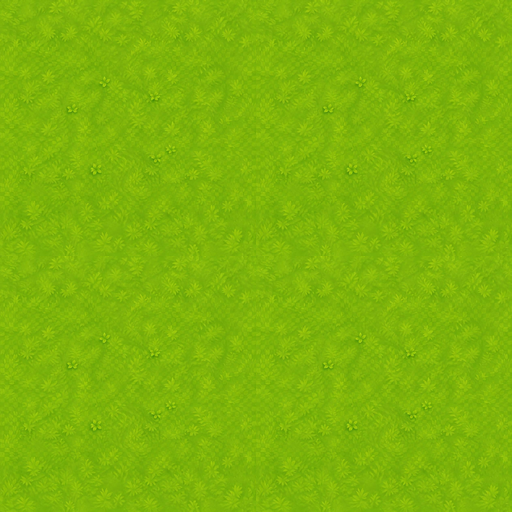
#> input picture Math-Quest-Assets/pipeline/debug/tile-preview-mq-grass-tile.png, 512 x 512 px, given in place of mq-dino-idle.jpg, which was not available
$ python run_prepare.py
#> lines starting #> are read from the running program, lines starting #| are printed output that depends on the picture; pictures that were not available may be replaced by others from this repository, and a replacement may not be noted
### Math-Quest-Assets/pipeline/mq_img.py
"""Image processing library for the Math Quest asset pipeline.

Implements: checkerboard/background removal (true alpha matting), edge
feathering + color decontamination, sheet crop detection by projection
profiles, tile seamlessness metrics and seamlessizing, debug composites.

Only numpy + Pillow are used so the pipeline is reproducible anywhere.
"""
import numpy as np
from PIL import Image, ImageDraw, ImageFont

# --------------------------------------------------------------------------
# IO
# --------------------------------------------------------------------------
def load_rgb(path):
    im = Image.open(path)
#> im is the input picture: PIL image 512x512 RGB; mean R, G, B 126.5, 180, 10.3
    im.load()
    if im.mode != "RGB":
        im = im.convert("RGB")
    return np.asarray(im).astype(np.float64)

def save_rgba(arr, path):
    rgba = np.clip(arr, 0, 255).astype(np.uint8)
    Image.fromarray(rgba, "RGBA").save(path)

# [4 lines left out: function save_rgb, not called in this run]

# --------------------------------------------------------------------------
# Background detection
# --------------------------------------------------------------------------
def border_ring(img, frac=0.05):
#> called with frac = 0.05
    h, w, _ = img.shape
#> h = 512; w = 512
    bh = max(2, int(h * frac)); bw = max(2, int(w * frac))
#> after `bh = max(2, int(h * frac))`: bh = 25
#> after `bw = max(2, int(w * frac))`: bw = 25
    parts = [img[:bh].reshape(-1, 3), img[-bh:].reshape(-1, 3),
             img[:, :bw].reshape(-1, 3), img[:, -bw:].reshape(-1, 3)]
    return np.concatenate(parts, axis=0)

def detect_bg_colors(img):
    """Learn up to two dominant border colors (checker tones / plain bg)."""
    ring = border_ring(img)
    q = (ring // 16).astype(np.int32)
    vals, counts = np.unique(q, axis=0, return_counts=True)
#> vals = 13 rows, first 8: [6, 10, 0], [7, 10, 0], [7, 11, 0], [7, 11, 1], [8, 11, 0], [8, 11, 1], [8, 12, 0], [8, 12, 1]; counts = [282, 10050, 17872, 86, 19516, 1042, 818, 134, 86, 10, 1008, 292, 4]
    order = np.argsort(-counts)
#> order = [4, 2, 1, 5, 10, 6, 11, 0, 7, 3, 8, 9, 12]
    centers = []
    for idx in order:
        c = (vals[idx] + 0.5) * 16
        if all(np.abs(c - cc).max() > 40 for cc in centers):
            centers.append(np.array(c, dtype=np.float64))
        if len(centers) >= 2:
            break
#> this loop made 13 passes
#> (idx, c) on passes 1, 3, 4, 5, 7, 8, 9, 10, 11, 12: (4, [136, 184, 8]), (1, [120, 168, 8]), (5, [136, 184, 24]), (10, [152, 200, 8]), (11, [152, 200, 24]), (0, [104, 168, 8]), (7, [136, 200, 24]), (3, [120, 184, 24]), (8, [152, 184, 8]), (9, [152, 184, 24])
#> c on passes 2, 6, 13: [120, 184, 8], [136, 200, 8], [168, 200, 24]
#> after the loop, centers = [[136, 184, 8]]
    refined = []
    for c in centers:
        d = np.abs(ring - c).max(axis=1)
        sel = ring[d < 24]
        refined.append(sel.mean(axis=0) if len(sel) > 4 else c)
#> this loop made 1 pass
#> after the loop, refined = [[127.4, 180.6, 10.42]]
    return refined

# [4 lines left out: function neutral_bright, not called in this run]

def candidate_mask(img, bg_colors, tol, neutral_min=186, neutral_span=30):
    d_min = None
    for c in bg_colors:
        d = np.abs(img - c.reshape(1, 1, 3)).max(axis=2)
        d_min = d if d_min is None else np.minimum(d_min, d)
    neutral = (img.min(axis=2) >= neutral_min) & ((img.max(axis=2) - img.min(axis=2)) <= neutral_span)
    return (d_min < tol) | neutral

def dilate8(mask):
    h, w = mask.shape
    buf = np.zeros((h + 2, w + 2), dtype=bool)
    buf[1:-1, 1:-1] = mask
    out = buf[:-2, 1:-1].copy()          # up
    out |= buf[2:, 1:-1]                 # down
    out |= buf[1:-1, :-2]                # left
    out |= buf[1:-1, 2:]                 # right
    out |= buf[:-2, :-2] | buf[:-2, 2:]  # upper corners
    out |= buf[2:, :-2] | buf[2:, 2:]    # lower corners
    return out

def border_connected_fill(cand):
    """Flood fill: candidate pixels connected to the image border (8-neighborhood).
    Guarantees no interior holes are punched into the subject."""
    h, w = cand.shape
    m = np.zeros((h, w), dtype=bool)
    m[0, :] = cand[0, :]; m[-1, :] = cand[-1, :]
    m[:, 0] |= cand[:, 0]; m[:, -1] |= cand[:, -1]
    cand &= ~m  # update in place; NOTE caller passes a copy
    while True:
        grow = dilate8(m) & cand
        if not grow.any():
            break
        m |= grow
        cand &= ~m
    return m

def smoothstep(x):
    x = np.clip(x, 0.0, 1.0)
    return x * x * (3 - 2 * x)

def matte(img, max_tries=5, verbose=False):
    """Remove checkerboard/white background with true alpha matting.

    Returns (rgba_float_array, metrics_dict). Iterates tolerance escalation
    while loose neutral background junk ("paper frill" remnants, blocky
    leftovers) remains detectable inside the matte."""
    metrics = {}
    base_colors = detect_bg_colors(img)
#> base_colors = [[127.4, 180.6, 10.42]]
    tol = 24.0
    # Looser initial key: the AI renders pale "paper-frill" junk (min 170-200,
    # low chroma) around subjects; a strict key leaves blocky remnants.
    neutral_min, neutral_span = 176, 36
    out_rgb, a_edge = None, None
    for attempt in range(max_tries):
        colors = base_colors
        cand = candidate_mask(img, colors, tol, neutral_min, neutral_span).copy()
        fill = border_connected_fill(cand)
        fg = ~fill

        # alpha refinement: subject pixels adjacent to removed bg
        near_bg = dilate8(fill) & ~fill   # subject-side 1px ring
        # distance of each band pixel to nearest learned bg color
        d_min = None
        for c in colors:
            d = np.abs(img - c.reshape(1, 1, 3)).max(axis=2)
            d_min = d if d_min is None else np.minimum(d_min, d)
        alpha = fg.astype(np.float64)
        soft = 1.0 - smoothstep((d_min - (tol - 8)) / 20.0)
        a_edge = np.minimum(alpha, soft)          # don't raise interior alpha
        a_edge = np.where(near_bg, np.minimum(alpha, np.maximum(a_edge, 0.25)), alpha)
        # soften the bg-side fringe too (keeps AA leftover with low alpha)
        fringe = fill & dilate8(~fill)
        a_edge = np.where(fringe, 0.0, a_edge)

        # color decontamination on partial pixels (remove bg bleed)
        eye = a_edge < 1.0
        if eye.any():
            d0 = None
            for c in colors:
                d = np.abs(img - c.reshape(1, 1, 3)).max(axis=2)
                d0 = d if d0 is None else np.minimum(d0, d)
            c_near = colors[int(np.argmin([d0.mean(), 1e9]))] if len(colors) == 1 else None
            if len(colors) > 1:
                d1 = np.abs(img - colors[0].reshape(1, 1, 3)).max(axis=2)
                d2 = np.abs(img - colors[1].reshape(1, 1, 3)).max(axis=2)
                pick_first = (d1 <= d2)
                c_near = np.where(pick_first[..., None], colors[0].reshape(1, 1, 3), colors[1].reshape(1, 1, 3))
            a_s = np.maximum(a_edge, 1e-3)[..., None]
            unmixed = (img - (1.0 - a_s) * c_near) / a_s
            out_rgb = np.where(eye[..., None], np.clip(unmixed, 0, 255), img)
        else:
            out_rgb = img

        # QA: leftovers = alpha>30 pixels that look like loose checker/paper
        # junk (pale neutral tones well inside the matte), i.e. frill remnants
        lo = (out_rgb.min(axis=2) >= 168) & ((out_rgb.max(axis=2) - out_rgb.min(axis=2)) <= 46)
        loose_junk = int((lo & (a_edge > 30)).sum())
        metrics = {
            "tol": tol, "neutral_min": neutral_min, "neutral_span": neutral_span,
            "bg_removed_pct": round(100.0 * fill.mean(), 2),
            "loose_junk_px": loose_junk,
        }
        if verbose:
            print(f"    attempt {attempt}: tol={tol} removed={metrics['bg_removed_pct']}% "
                  f"loose_junk={loose_junk}")
        if loose_junk < max(40, int(0.00003 * img.shape[0] * img.shape[1])):
            break
        tol += 6.0
        neutral_min = max(164, neutral_min - 6)
        neutral_span = min(52, neutral_span + 8)
#> this loop made 1 pass
#> loose_junk on pass 1: 0
#|     attempt 0: tol=24.0 removed=99.37% loose_junk=0
#> pass 1, in matte, `cand = candidate_mask(img, colors, tol, neutral_min, neutral_span).cop..`:
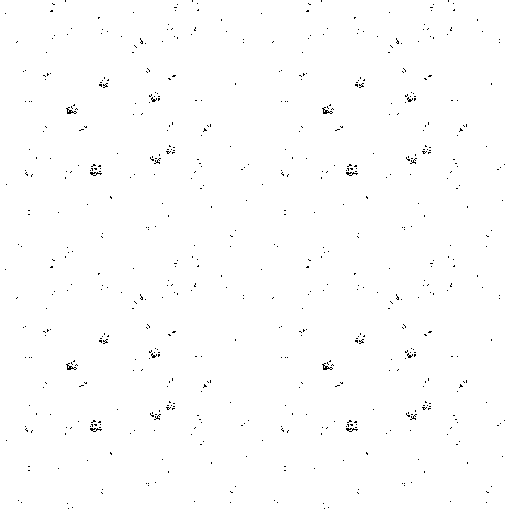
#> cand: shape (512, 512) bool; 99.4% white; black in thin lines or dots
#> pass 1, in border_connected_fill, `cand &= ~m`:
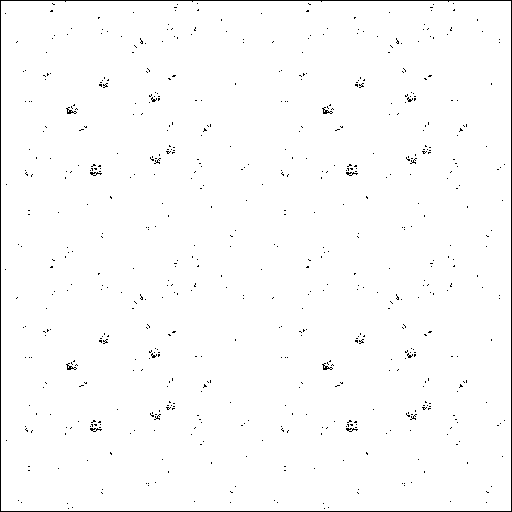
#> cand: shape (512, 512) bool; 98.6% white; black in thin lines or dots
#> after the loop:
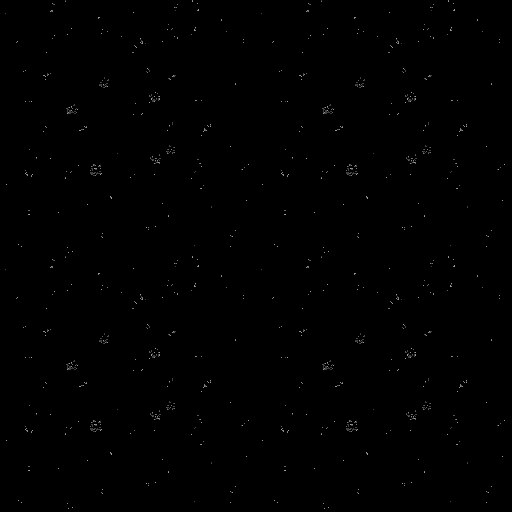
#> a_edge: shape (512, 512) float64; min 0, max 0.621, mean 0.00258
#> after the loop: alpha: shape (512, 512) float64; values 0 (black) and 1 (white), 0.63% white in thin lines or dots
#> after the loop:
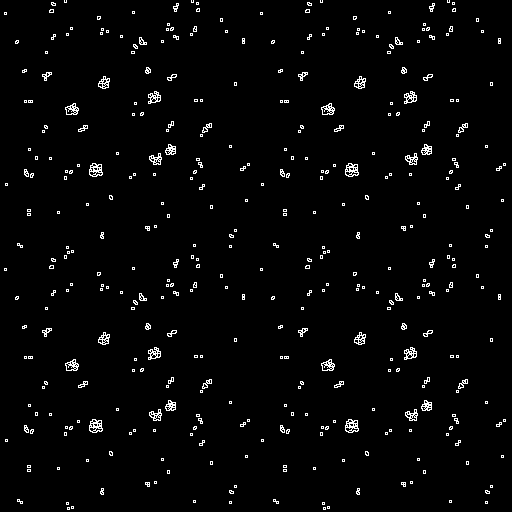
#> fringe: shape (512, 512) bool; 2.5% white in thin lines or dots
#> after the loop: near_bg: shape (512, 512) bool; 0.63% white in thin lines or dots
#> after the loop:
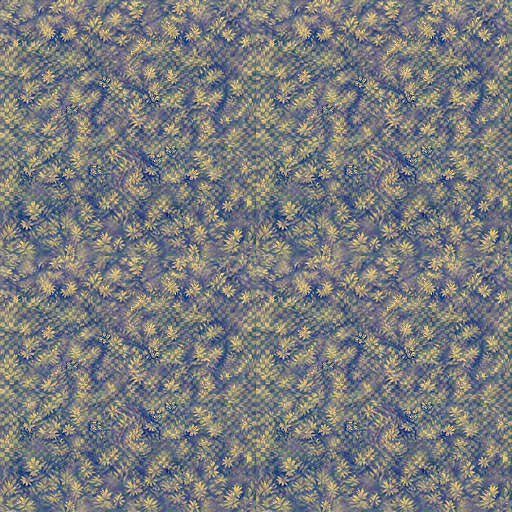
#> unmixed: shape (512, 512, 3) float64; mean R, G, B -756.8, -448.4, -144.2; drawn with min black and max white
#> after the loop, tol = 24
    rgba = np.dstack([out_rgb, a_edge * 255.0])
    return rgba, metrics

# --------------------------------------------------------------------------
# Debug composites
# --------------------------------------------------------------------------
def composite_over(rgba, color):
    a = rgba[..., 3:4] / 255.0
    return rgba[..., :3] * a + np.array(color, dtype=np.float64).reshape(1, 1, 3) * (1 - a)

# --------------------------------------------------------------------------
# Projection-profile crop detection
# --------------------------------------------------------------------------
# [105 lines left out: functions _bands, grid_from_alpha, grid_from_nonwhite, seam_metrics, make_seamless_by_inset, make_seamless_by_wrap_blend, not called in this run]

### Math-Quest-Assets/pipeline/run_prepare.py
"""Stage 1: produce all Math Quest production assets from source-prompts.

- Never touches files under source-prompts/ (read-only).
- Writes production files into public/assets/games/math-quest/<category>/.
- Writes QA metrics into pipeline/stage/metrics.json.
- Writes debug contact sheets + tile previews into pipeline/debug/.
"""
import json
import os
import sys

import numpy as np
from PIL import Image, ImageDraw

sys.path.insert(0, os.path.dirname(os.path.abspath(__file__)))
import mq_img as M
from config import (SINGLES, DECOR_SHEET_ID, DECOR_CROPS, THUMB_SHEET_SOURCE,
                    THUMB_CROPS, CATEGORY_OF, OUT, STAGE, DEBUG, BASE)

EXT = {"webp": ".webp"}
os.makedirs(STAGE, exist_ok=True)
os.makedirs(DEBUG, exist_ok=True)

metrics = {}   # prod_id -> record
stage_rgba = {}  # keep decor sheet for cropping


def rel_out(cat, name, fmt):
    return f"public/assets/games/math-quest/{cat}/{name}{EXT.get(fmt, '.png')}"


# --------------------------------------------------------------------------
# singles
# --------------------------------------------------------------------------
for pid, (src_rel, ops) in SINGLES.items():
    src_abs = os.path.join(BASE, src_rel.replace("/", os.sep))
    cat = CATEGORY_OF[pid]
    rec = {"source": src_rel, "operations": ops, "outputs": []}
    img = M.load_rgb(src_abs)
    rec["src_width"], rec["src_height"] = img.shape[1], img.shape[0]

    name = pid.split("-", 1)[1] if pid.startswith("mq-") else pid
    # keep stable production names exactly as approved in the mapping
    stable = pid

    if "matte" in ops:
        rgba, mm = M.matte(img, verbose=True)
#> mm = {'tol': 24, 'neutral_min': 176, 'neutral_span': 36, 'bg_removed_pct': 99.37, 'loose_junk_px': 0}
        out_path = os.path.join(OUT, cat, stable + ".png")
        rgba8 = np.clip(rgba, 0, 255).astype(np.uint8)
        Image.fromarray(rgba8, "RGBA").save(out_path)
        rec["outputs"].append({
            "relpath": rel_out(cat, stable, "png"), "format": "png",
            "width": rgba.shape[1], "height": rgba.shape[0],
            "matting": mm,
        })
        if pid == DECOR_SHEET_ID:
            stage_rgba[pid] = rgba
        if pid in ("mq-grass-tile",):
            pass
    elif "webp" in ops:
        out_path = os.path.join(OUT, cat, stable + ".webp")
        Image.fromarray(np.clip(img, 0, 255).astype(np.uint8), "RGB").save(
            out_path, format="WEBP", quality=90, method=6)
        rec["outputs"].append({
            "relpath": rel_out(cat, stable, "webp"), "format": "webp",
            "width": img.shape[1], "height": img.shape[0],
            "webp_quality": 90,
        })
    elif "tile-check" in ops:
        seam0 = M.seam_metrics(img)
        method = "as-is"
        final_img = img
        seam1 = seam0
        if not seam0["seamless"]:
            for inset in (44, 60, 76):
                cand = M.make_seamless_by_inset(img, inset)
                s = M.seam_metrics(cand)
                if s["seamless"]:
                    final_img, seam1, method = cand, s, f"inset-crop {inset}px + lanczos resize"
                    break
            if not seam1["seamless"]:
                cand = M.make_seamless_by_wrap_blend(img)
                s = M.seam_metrics(cand)
                final_img, seam1, method = cand, s, "half-wrap cross-blend"
        out_path = os.path.join(OUT, cat, stable + ".png")
        Image.fromarray(np.clip(final_img, 0, 255).astype(np.uint8), "RGB").save(out_path)
        rec["outputs"].append({
            "relpath": rel_out(cat, stable, "png"), "format": "png",
            "width": final_img.shape[1], "height": final_img.shape[0],
            "original_seam": seam0, "final_seam": seam1, "correction_method": method,
        })
        # 2x2 tiled preview for eyeball check
        th = 256
        t = np.clip(final_img, 0, 255).astype(np.uint8)
        timg = Image.fromarray(t, "RGB").resize((th, th), Image.LANCZOS)
        prev = Image.new("RGB", (th * 2, th * 2))
        for dy in (0, th):
            for dx in (0, th):
                prev.paste(timg, (dx, dy))
        prev.save(os.path.join(DEBUG, f"tile-preview-{stable}.png"))
        rec["tile_preview"] = f"pipeline/debug/tile-preview-{stable}.png"

    metrics[pid] = rec
    print(f"[prepare] {pid} done")
#> pass 2 of the loop `for pid, (src_rel, ops) in SINGLES.items():`:
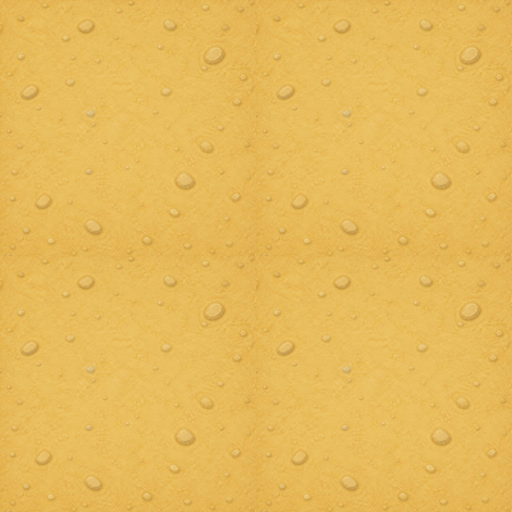
#> input picture Math-Quest-Assets/pipeline/debug/tile-preview-mq-path-tile.png, 512 x 512 px, given in place of mq-dino-celebrate.jpg, which was not available
#> in load_rgb, im is the input picture: PIL image 512x512 RGB; mean R, G, B 230.6, 186.3, 90.5
#> vals = 24 rows, first 8: [12, 9, 3], [12, 9, 4], [12, 9, 5], [12, 10, 4], [12, 10, 5], [13, 9, 4], [13, 10, 4], [13, 10, 5]; counts = 24 values, max 42694 at index 14, min 2 at index 0, mean 2133.3
#> the loop in detect_bg_colors (call 2), `for idx in order:` made 19 passes
#> (idx, c) on passes 1, 2, 3, 4, 5, 6, 7, 10: (14, [232, 184, 88]), (13, [232, 184, 72]), (15, [232, 184, 104]), (6, [216, 168, 72]), (18, [232, 200, 104]), (9, [216, 184, 88]), (11, [232, 168, 72]), (19, [232, 200, 120])
#> the loop in detect_bg_colors (call 2), `for c in centers:` made 2 passes
#> c on passes 1 to 2: [232, 184, 88], [232, 200, 136]
#> base_colors = [[229, 183.3, 86.9], [233.6, 197.2, 119]]
#> the loop in matte (call 2), `for attempt in range(max_tries):` made 1 pass
#> colors on pass 1: [[229, 183.3, 86.9], [233.6, 197.2, 119]]
#> (printed output is left out)
#> pass 1, in border_connected_fill (call 2), `cand &= ~m`:
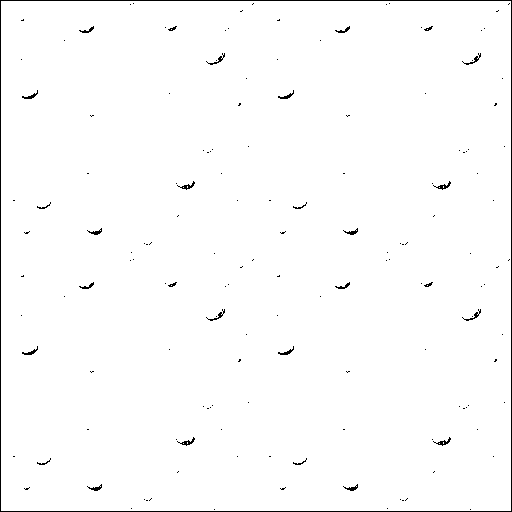
#> cand: shape (512, 512) bool; 98.7% white; black in thin lines or dots
#> after the loop in matte (call 2), `for attempt in range(max_tries):`:
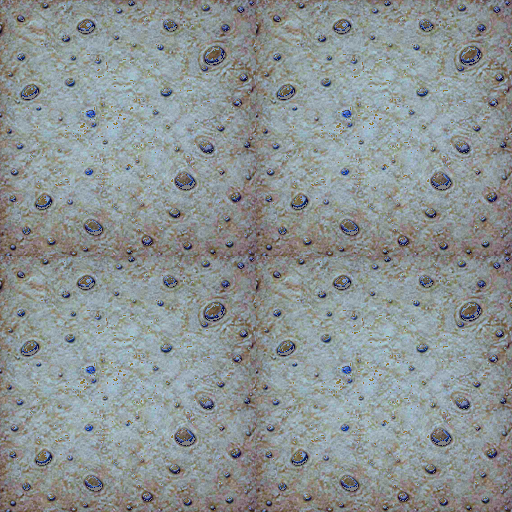
#> unmixed: shape (512, 512, 3) float64; mean R, G, B 1837.8, 3015.7, 3108.6; drawn with min black and max white
#> (the run stopped early here; a loop or call above may not have finished)
